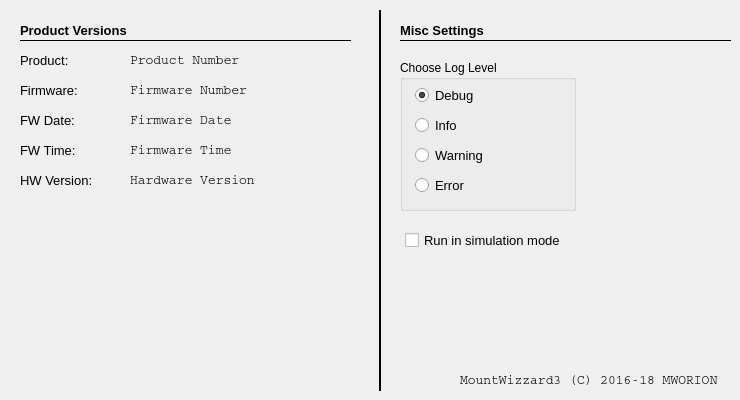
     <widget class="QWidget" name="tab_11">
      <attribute name="title">
       <string>Versions</string>
      </attribute>
      <widget class="QLabel" name="le_firmwareTime">
       <property name="geometry">
        <rect>
         <x>130</x>
         <y>140</y>
         <width>191</width>
         <height>21</height>
        </rect>
       </property>
       <property name="font">
        <font>
         <family>Courier</family>
         <pointsize>10</pointsize>
        </font>
       </property>
       <property name="text">
        <string>Firmware Time</string>
       </property>
      </widget>
      <widget class="QLabel" name="le_firmwareProductName">
       <property name="geometry">
        <rect>
         <x>130</x>
         <y>50</y>
         <width>191</width>
         <height>21</height>
        </rect>
       </property>
       <property name="font">
        <font>
         <family>Courier</family>
         <pointsize>10</pointsize>
        </font>
       </property>
       <property name="text">
        <string>Product Number</string>
       </property>
      </widget>
      <widget class="QLabel" name="le_firmwareDate">
       <property name="geometry">
        <rect>
         <x>130</x>
         <y>110</y>
         <width>191</width>
         <height>21</height>
        </rect>
       </property>
       <property name="font">
        <font>
         <family>Courier</family>
         <pointsize>10</pointsize>
        </font>
       </property>
       <property name="text">
        <string>Firmware Date</string>
       </property>
      </widget>
      <widget class="QLabel" name="firmwareProductName_2">
       <property name="geometry">
        <rect>
         <x>20</x>
         <y>50</y>
         <width>101</width>
         <height>21</height>
        </rect>
       </property>
       <property name="font">
        <font>
         <pointsize>10</pointsize>
        </font>
       </property>
       <property name="text">
        <string>Product:</string>
       </property>
      </widget>
      <widget class="QLabel" name="le_firmwareProductName_2">
       <property name="geometry">
        <rect>
         <x>460</x>
         <y>370</y>
         <width>271</width>
         <height>21</height>
        </rect>
       </property>
       <property name="font">
        <font>
         <family>Courier</family>
         <pointsize>10</pointsize>
        </font>
       </property>
       <property name="text">
        <string>MountWizzard3 (C) 2016-18 MWORION</string>
       </property>
      </widget>
      <widget class="QLabel" name="firmwareProductName_6">
       <property name="geometry">
        <rect>
         <x>20</x>
         <y>170</y>
         <width>101</width>
         <height>21</height>
        </rect>
       </property>
       <property name="font">
        <font>
         <pointsize>10</pointsize>
        </font>
       </property>
       <property name="text">
        <string>HW Version:</string>
       </property>
      </widget>
      <widget class="QLabel" name="label_56">
       <property name="geometry">
        <rect>
         <x>20</x>
         <y>20</y>
         <width>161</width>
         <height>21</height>
        </rect>
       </property>
       <property name="font">
        <font>
         <family>Arial</family>
         <pointsize>10</pointsize>
         <weight>75</weight>
         <bold>true</bold>
        </font>
       </property>
       <property name="text">
        <string>Product Versions</string>
       </property>
      </widget>
      <widget class="QLabel" name="le_hardwareVersion">
       <property name="geometry">
        <rect>
         <x>130</x>
         <y>170</y>
         <width>201</width>
         <height>21</height>
        </rect>
       </property>
       <property name="font">
        <font>
         <family>Courier</family>
         <pointsize>10</pointsize>
        </font>
       </property>
       <property name="text">
        <string>Hardware Version</string>
       </property>
      </widget>
      <widget class="QLabel" name="le_firmwareNumber">
       <property name="geometry">
        <rect>
         <x>130</x>
         <y>80</y>
         <width>191</width>
         <height>21</height>
        </rect>
       </property>
       <property name="font">
        <font>
         <family>Courier</family>
         <pointsize>10</pointsize>
        </font>
       </property>
       <property name="text">
        <string>Firmware Number</string>
       </property>
      </widget>
      <widget class="Line" name="line_6">
       <property name="geometry">
        <rect>
         <x>20</x>
         <y>40</y>
         <width>331</width>
         <height>1</height>
        </rect>
       </property>
       <property name="font">
        <font>
         <pointsize>10</pointsize>
        </font>
       </property>
       <property name="frameShadow">
        <enum>QFrame::Plain</enum>
       </property>
       <property name="orientation">
        <enum>Qt::Horizontal</enum>
       </property>
      </widget>
      <widget class="QLabel" name="firmwareProductName_4">
       <property name="geometry">
        <rect>
         <x>20</x>
         <y>110</y>
         <width>101</width>
         <height>21</height>
        </rect>
       </property>
       <property name="font">
        <font>
         <pointsize>10</pointsize>
        </font>
       </property>
       <property name="text">
        <string>FW Date:</string>
       </property>
      </widget>
      <widget class="QLabel" name="firmwareProductName_5">
       <property name="geometry">
        <rect>
         <x>20</x>
         <y>140</y>
         <width>101</width>
         <height>21</height>
        </rect>
       </property>
       <property name="font">
        <font>
         <pointsize>10</pointsize>
        </font>
       </property>
       <property name="text">
        <string>FW Time:</string>
       </property>
      </widget>
      <widget class="QLabel" name="firmwareProductName_3">
       <property name="geometry">
        <rect>
         <x>20</x>
         <y>80</y>
         <width>101</width>
         <height>21</height>
        </rect>
       </property>
       <property name="font">
        <font>
         <pointsize>10</pointsize>
        </font>
       </property>
       <property name="text">
        <string>Firmware:</string>
       </property>
      </widget>
      <widget class="QCheckBox" name="checkSimulation">
       <property name="geometry">
        <rect>
         <x>405</x>
         <y>230</y>
         <width>231</width>
         <height>20</height>
        </rect>
       </property>
       <property name="font">
        <font>
         <pointsize>10</pointsize>
        </font>
       </property>
       <property name="toolTip">
        <string>If checked, a blind solve would be made (needs internet connection)</string>
       </property>
       <property name="text">
        <string>Run in simulation mode</string>
       </property>
      </widget>
      <widget class="QGroupBox" name="logginLevel">
       <property name="geometry">
        <rect>
         <x>400</x>
         <y>60</y>
         <width>176</width>
         <height>151</height>
        </rect>
       </property>
       <property name="title">
        <string>Choose Log Level</string>
       </property>
       <widget class="QRadioButton" name="loglevelDebug">
        <property name="geometry">
         <rect>
          <x>15</x>
          <y>25</y>
          <width>121</width>
          <height>21</height>
         </rect>
        </property>
        <property name="font">
         <font>
          <pointsize>10</pointsize>
         </font>
        </property>
        <property name="toolTip">
         <string>&lt;html&gt;&lt;head/&gt;&lt;body&gt;&lt;p&gt;Choose local solver&lt;/p&gt;&lt;/body&gt;&lt;/html&gt;</string>
        </property>
        <property name="text">
         <string>Debug</string>
        </property>
        <property name="checked">
         <bool>true</bool>
        </property>
       </widget>
       <widget class="QRadioButton" name="loglevelInfo">
        <property name="geometry">
         <rect>
          <x>15</x>
          <y>55</y>
          <width>76</width>
          <height>21</height>
         </rect>
        </property>
        <property name="font">
         <font>
          <pointsize>10</pointsize>
         </font>
        </property>
        <property name="toolTip">
         <string>&lt;html&gt;&lt;head/&gt;&lt;body&gt;&lt;p&gt;Choose online solver nova.astrometry.net as solver&lt;/p&gt;&lt;/body&gt;&lt;/html&gt;</string>
        </property>
        <property name="text">
         <string>Info</string>
        </property>
        <property name="checked">
         <bool>false</bool>
        </property>
       </widget>
       <widget class="QRadioButton" name="loglevelWarning">
        <property name="geometry">
         <rect>
          <x>15</x>
          <y>85</y>
          <width>106</width>
          <height>21</height>
         </rect>
        </property>
        <property name="font">
         <font>
          <pointsize>10</pointsize>
         </font>
        </property>
        <property name="toolTip">
         <string>&lt;html&gt;&lt;head/&gt;&lt;body&gt;&lt;p&gt;Choose online solver nova.astrometry.net as solver&lt;/p&gt;&lt;/body&gt;&lt;/html&gt;</string>
        </property>
        <property name="text">
         <string>Warning</string>
        </property>
        <property name="checked">
         <bool>false</bool>
        </property>
       </widget>
       <widget class="QRadioButton" name="loglevelError">
        <property name="geometry">
         <rect>
          <x>15</x>
          <y>115</y>
          <width>106</width>
          <height>21</height>
         </rect>
        </property>
        <property name="font">
         <font>
          <pointsize>10</pointsize>
         </font>
        </property>
        <property name="toolTip">
         <string>&lt;html&gt;&lt;head/&gt;&lt;body&gt;&lt;p&gt;Choose online solver nova.astrometry.net as solver&lt;/p&gt;&lt;/body&gt;&lt;/html&gt;</string>
        </property>
        <property name="text">
         <string>Error</string>
        </property>
        <property name="checked">
         <bool>false</bool>
        </property>
       </widget>
      </widget>
      <widget class="Line" name="line_57">
       <property name="geometry">
        <rect>
         <x>370</x>
         <y>10</y>
         <width>21</width>
         <height>381</height>
        </rect>
       </property>
       <property name="styleSheet">
        <string notr="true"/>
       </property>
       <property name="frameShadow">
        <enum>QFrame::Plain</enum>
       </property>
       <property name="lineWidth">
        <number>2</number>
       </property>
       <property name="orientation">
        <enum>Qt::Vertical</enum>
       </property>
      </widget>
      <widget class="Line" name="line_9">
       <property name="geometry">
        <rect>
         <x>400</x>
         <y>40</y>
         <width>331</width>
         <height>1</height>
        </rect>
       </property>
       <property name="font">
        <font>
         <pointsize>10</pointsize>
        </font>
       </property>
       <property name="frameShadow">
        <enum>QFrame::Plain</enum>
       </property>
       <property name="orientation">
        <enum>Qt::Horizontal</enum>
       </property>
      </widget>
      <widget class="QLabel" name="label_59">
       <property name="geometry">
        <rect>
         <x>400</x>
         <y>20</y>
         <width>161</width>
         <height>21</height>
        </rect>
       </property>
       <property name="font">
        <font>
         <family>Arial</family>
         <pointsize>10</pointsize>
         <weight>75</weight>
         <bold>true</bold>
        </font>
       </property>
       <property name="text">
        <string>Misc Settings</string>
       </property>
      </widget>
     </widget>
